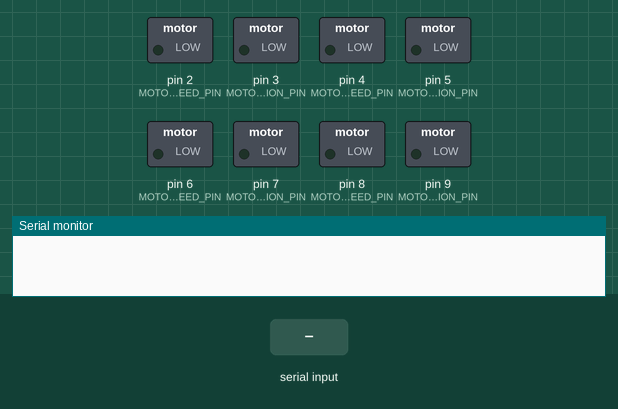
A sketch run on a simulated Arduino Uno, built with avr-gcc and run on an emulated ATmega328P. On the bench: switched loads named in the sketch (green lamp = pin HIGH), the last lines printed to the serial monitor. Inputs (shaded band) come from the test bench.

Above: at 1.2 s.
1.3 s: "90,45,200\n" received over Serial
At 3.5 s:
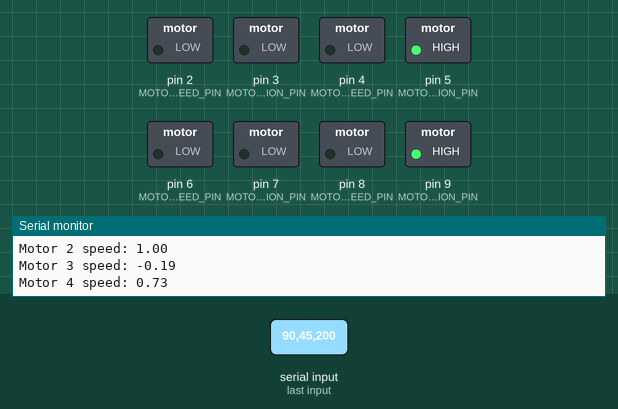
3.8 s: "30,150,10\n" received over Serial
At 5.4 s:
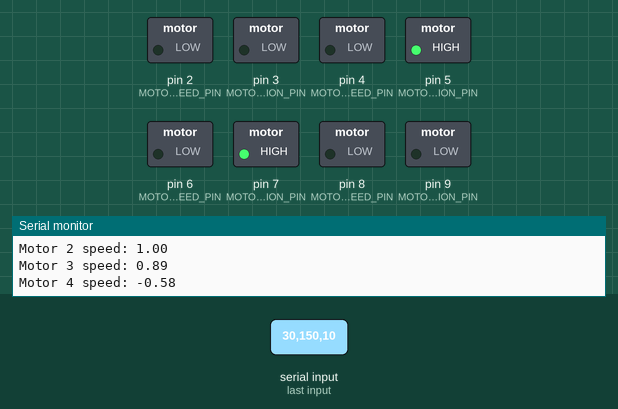
6.3 s: "90,45\n" received over Serial
At 7.1 s:
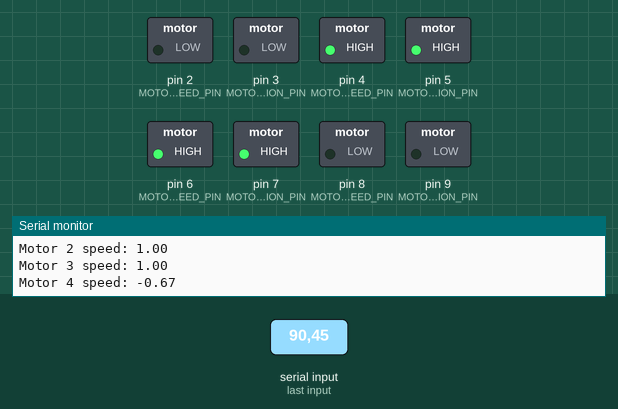
8.8 s: "0\n" received over Serial
At 9.6 s:
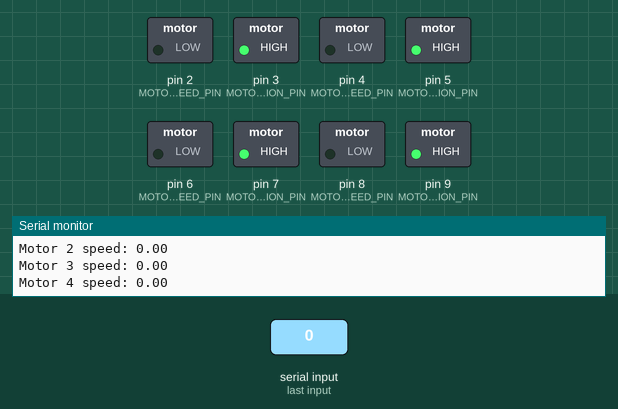
10.3 s: "5\n" received over Serial
At 10.7 s:
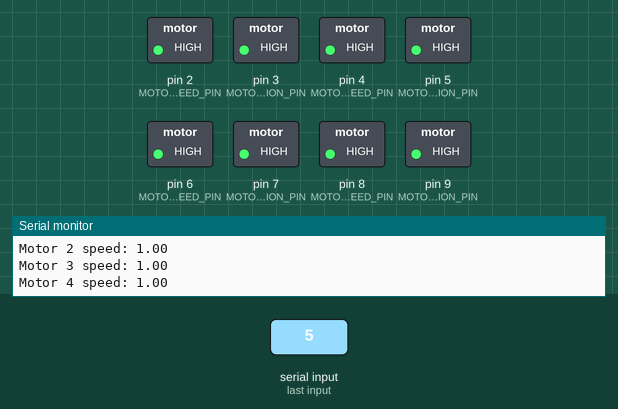
12.8 s: "30,150\n" received over Serial
At 14.7 s:
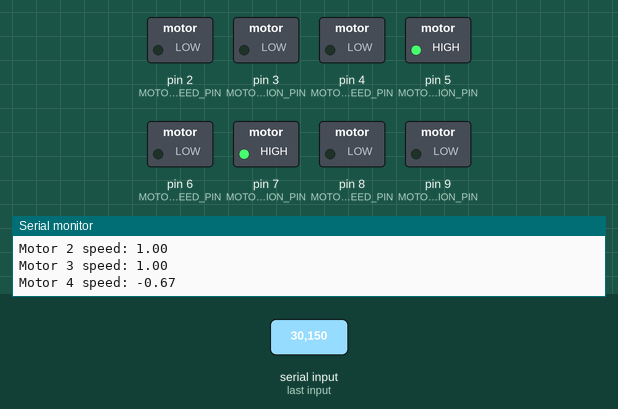
Timing chart, 0 to 16.2 s (numbered marks = the images above; inputs shaded):
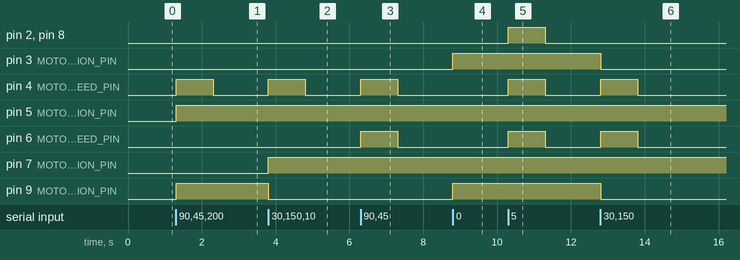

The sketch:

motion_control.ino
```cpp
/*  *************************************************************************************
 * The code controls the speed and direction of four motors                     *
 * using serial messages to the Arduino platform.                                       *
 *                                                                                      *
 * Written by: Andres Campo <andres.rodriguez.campo@gmail.com>                          *
 * Date: 04-Apr-23                                                                      *
 * **************************************************************************************
*/

// define constants for the motor speed and direction
const int MOTOR_1_SPEED_PIN = 2;
const int MOTOR_1_DIRECTION_PIN = 3;
const int MOTOR_2_SPEED_PIN = 4;
const int MOTOR_2_DIRECTION_PIN = 5;
const int MOTOR_3_SPEED_PIN = 6;
const int MOTOR_3_DIRECTION_PIN = 7;
const int MOTOR_4_SPEED_PIN = 8;
const int MOTOR_4_DIRECTION_PIN = 9;

const unsigned long TIMEOUT = 1000; // Timeout in milliseconds

unsigned long last_command_time = 0;
// This function will map the correct motor and direction value for the motor
void pwm_direction_map(int motor_pin, float motor_speed, int direction_pin) {
    int pwm_value;
    bool dir_bool;

    if (motor_speed == 0) {
        pwm_value = 0;
        dir_bool = true;  // Choose based on your setup. It could be false.
    } else {
        if (motor_speed < 0) {
            dir_bool = false; // If the speed is negative, set direction to reverse (can be HIGH or LOW based on your setup)
            motor_speed = -motor_speed; // Take the absolute value of the speed
        } else {
            dir_bool = true; // If the speed is positive, set direction to forward (can be HIGH or LOW based on your setup)
        }
        pwm_value = map(constrain(motor_speed, 0.0, 10.0), 0.0, 1.0, 0, 255);
    }

    analogWrite(motor_pin, pwm_value);
    digitalWrite(direction_pin, dir_bool ? HIGH : LOW);
}


void stop_motor() {
  // Serial.println("Stopping motors");
  int stop_pwm = 0;
  analogWrite(MOTOR_1_SPEED_PIN, stop_pwm);
  analogWrite(MOTOR_2_SPEED_PIN, stop_pwm);
  analogWrite(MOTOR_3_SPEED_PIN, stop_pwm);
  analogWrite(MOTOR_4_SPEED_PIN, stop_pwm);
}

// define a function to process incoming motor commands
void process_motor_command(float linear_velocity_x, float linear_velocity_y, float angular_velocity_z) {
  // calculate motor speeds for mecanum wheels
  float motor_1_speed = linear_velocity_x - linear_velocity_y - angular_velocity_z;
  float motor_2_speed = linear_velocity_x + linear_velocity_y + angular_velocity_z;
  float motor_3_speed = linear_velocity_x + linear_velocity_y - angular_velocity_z;
  float motor_4_speed = linear_velocity_x - linear_velocity_y + angular_velocity_z;

  // normalize motor speeds between -1 and 1
  float max_speed = max(abs(motor_1_speed), max(abs(motor_2_speed), max(abs(motor_3_speed), abs(motor_4_speed))));

  if(max_speed > 1) {
      motor_1_speed /= max_speed;
      motor_2_speed /= max_speed;
      motor_3_speed /= max_speed;
      motor_4_speed /= max_speed;
  }
  // Print out the calculated motor speeds
  Serial.print("Motor 1 speed: "); Serial.println(motor_1_speed);
  Serial.print("Motor 2 speed: "); Serial.println(motor_2_speed);
  Serial.print("Motor 3 speed: "); Serial.println(motor_3_speed);
  Serial.print("Motor 4 speed: "); Serial.println(motor_4_speed);
  // set the motor speeds and directions
  pwm_direction_map(MOTOR_1_SPEED_PIN, motor_1_speed, MOTOR_1_DIRECTION_PIN);
  pwm_direction_map(MOTOR_2_SPEED_PIN, motor_2_speed, MOTOR_2_DIRECTION_PIN);
  pwm_direction_map(MOTOR_3_SPEED_PIN, motor_3_speed, MOTOR_3_DIRECTION_PIN);
  pwm_direction_map(MOTOR_4_SPEED_PIN, motor_4_speed, MOTOR_4_DIRECTION_PIN);
}


void setup() {
  pinMode(MOTOR_1_SPEED_PIN, OUTPUT);
  pinMode(MOTOR_1_DIRECTION_PIN, OUTPUT);
  pinMode(MOTOR_2_SPEED_PIN, OUTPUT);
  pinMode(MOTOR_2_DIRECTION_PIN, OUTPUT);
  pinMode(MOTOR_3_SPEED_PIN, OUTPUT);
  pinMode(MOTOR_3_DIRECTION_PIN, OUTPUT);
  pinMode(MOTOR_4_SPEED_PIN, OUTPUT);
  pinMode(MOTOR_4_DIRECTION_PIN, OUTPUT);

  Serial.begin(115200);
}

void loop() {
  if (Serial.available() > 0) {
    char incomingByte[30];
    Serial.readBytesUntil('\n', incomingByte, sizeof(incomingByte));

    // Parse the data to get the linear and angular velocities
    char *token = strtok(incomingByte, ",");
    float linear_velocity_x = atof(token);
    token = strtok(NULL, ",");
    float linear_velocity_y = atof(token);
    token = strtok(NULL, ",");
    float angular_velocity_z = atof(token);

    // Executes motor command in velocity commands
    process_motor_command(linear_velocity_x, linear_velocity_y, angular_velocity_z);

    // Update the time of the last command received
    last_command_time = millis();
  }

  // If no commands have been received for the timeout period, stop the motor
  if (millis() - last_command_time > TIMEOUT) {
    stop_motor();
  }

}
```

Measured:
- after the input at 1.3 s, pin 4 (MOTOR_2_SPEED_PIN): LOW → HIGH at once, → LOW 1.0 s later; pin 5 (MOTOR_2_DIRECTION_PIN), pin 9 (MOTOR_4_DIRECTION_PIN): LOW → HIGH at once
- after the input at 3.8 s, pin 4 (MOTOR_2_SPEED_PIN): LOW → HIGH at once, → LOW 1.0 s later; pin 7 (MOTOR_3_DIRECTION_PIN): LOW → HIGH at once; pin 9 (MOTOR_4_DIRECTION_PIN): HIGH → LOW at once
- after the input at 6.3 s, pin 4 (MOTOR_2_SPEED_PIN), pin 6 (MOTOR_3_SPEED_PIN): LOW → HIGH at once, → LOW 1.0 s later
- after the input at 8.8 s, pin 3 (MOTOR_1_DIRECTION_PIN), pin 9 (MOTOR_4_DIRECTION_PIN): LOW → HIGH at once
- after the input at 10.3 s, pin 2 (MOTOR_1_SPEED_PIN), pin 4 (MOTOR_2_SPEED_PIN), pin 6 (MOTOR_3_SPEED_PIN), pin 8 (MOTOR_4_SPEED_PIN): LOW → HIGH at once, → LOW 1.0 s later
- after the input at 12.8 s, pin 3 (MOTOR_1_DIRECTION_PIN), pin 9 (MOTOR_4_DIRECTION_PIN): HIGH → LOW at once; pin 4 (MOTOR_2_SPEED_PIN), pin 6 (MOTOR_3_SPEED_PIN): LOW → HIGH at once, → LOW 1.0 s later
